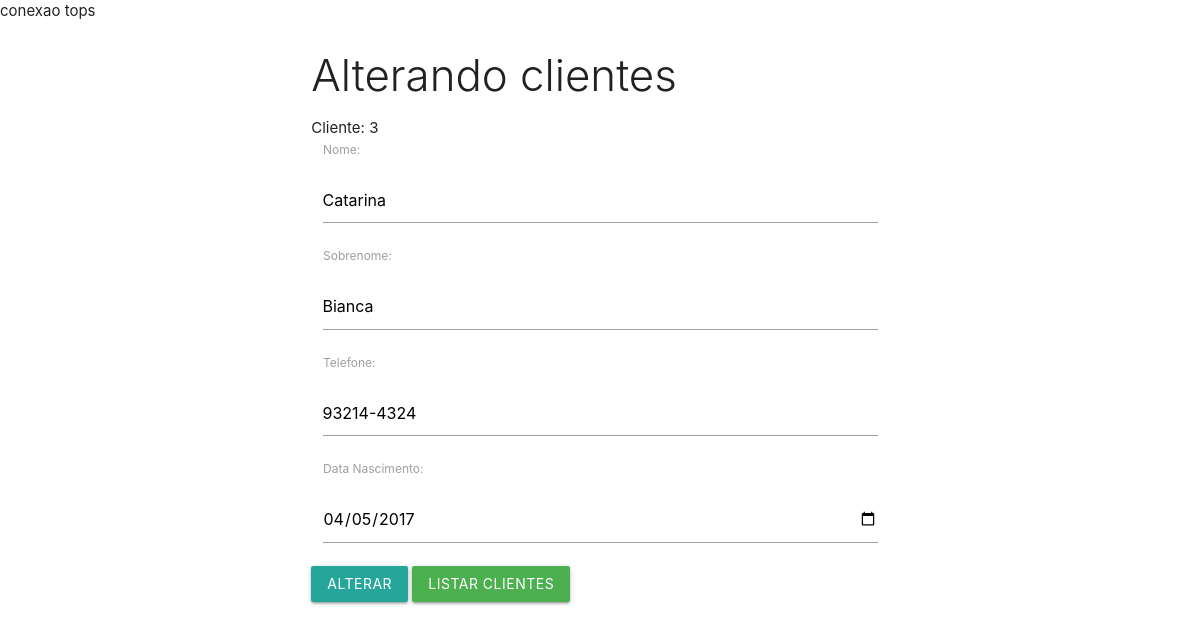
/listagem/altera_cliente.php?id=3, run on the app's committed database.
### tables this page shows
CREATE TABLE `tab_clientes` (
  `cli_id` int(11) NOT NULL,
  `cli_nome` varchar(20) NOT NULL,
  `cli_sobrenome` varchar(30) NOT NULL,
  `cli_fone` varchar(10) DEFAULT NULL,
  `cli_data_nasc` date DEFAULT NULL
);

### listagem/altera_cliente.php (the view, shortened to what this page needs)
<?php
require_once "conexao.php";
include_once "cabecalho.php";
$id = $_GET['id'];
$consulta = $conecta->prepare('SELECT * FROM tab_clientes WHERE cli_id = :id');
$consulta->bindValue(':id', $id);
$consulta->execute();
$linha = $consulta->fetch(PDO::FETCH_ASSOC);
?>
<div class="row">
   <div class="col s12 m6 push-m3">
      <h3 class="light">Alterando clientes</h3>
      <?php echo "Cliente: {$linha['cli_id']}"; ?>
      <form action="action_altera_cliente.php" method="post">
         <div class="input-field col s12">
            <label for="nome">Nome: </label><br>
            <input type="text" name="txtnome" id="nome" value="<?php echo "{$linha['cli_nome']}"; ?>">
         </div>
         <div class="input-field col s12">
            <label for="sobrenome"> Sobrenome: </label><br>
            <input type="text" name="txtsobrenome" id="sobrenome" value="<?php echo "{$linha['cli_sobrenome']}"; ?>">
         </div>
         <div class=" input-field col s12">
            <label for="fone">Telefone: </label><br>
            <input type="text" name="txtfone" id="fone" value="<?php echo "{$linha['cli_fone']}"; ?>">
         </div>
         <div class=" input-field col s12">
            <label for="data">Data Nascimento: </label><br>
            <input type="date" name="txtdatanasc" id="data" value="<?php echo "{$linha['cli_data_nasc']}"; ?>">
         </div>
         <button type="submit" class="btn" name="btnalterar">Alterar </button>
         <a href="listagem_clientes.php" class="btn green">Listar clientes</a>
      </form>
   </div>
</div>
   <?php
     include_once "rodape.php";
?>

### data on the page
tab_clientes: cli_id "3", txtnome "Catarina", txtsobrenome "Bianca", txtfone "93214-4324", txtdatanasc "04/05/2017"
